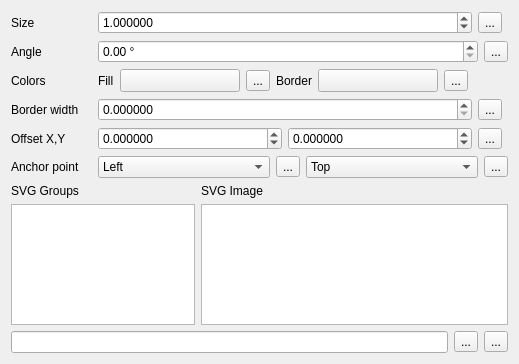
<?xml version="1.0" encoding="UTF-8"?>
<ui version="4.0">
 <class>WidgetSvgMarker</class>
 <widget class="QWidget" name="WidgetSvgMarker">
  <property name="geometry">
   <rect>
    <x>0</x>
    <y>0</y>
    <width>519</width>
    <height>364</height>
   </rect>
  </property>
  <property name="windowTitle">
   <string>Form</string>
  </property>
  <layout class="QGridLayout" name="gridLayout_2">
   <item row="0" column="0" colspan="2">
    <layout class="QGridLayout" name="gridLayout">
     <item row="4" column="1">
      <layout class="QHBoxLayout" name="horizontalLayout_5">
       <item>
        <widget class="QgsDoubleSpinBox" name="mBorderWidthSpinBox">
         <property name="sizePolicy">
          <sizepolicy hsizetype="Minimum" vsizetype="Fixed">
           <horstretch>1</horstretch>
           <verstretch>0</verstretch>
          </sizepolicy>
         </property>
         <property name="decimals">
          <number>6</number>
         </property>
         <property name="singleStep">
          <double>0.200000000000000</double>
         </property>
         <property name="showClearButton" stdset="0">
          <bool>false</bool>
         </property>
        </widget>
       </item>
       <item>
        <widget class="QgsDataDefinedButton" name="mBorderWidthDDBtn">
         <property name="text">
          <string>...</string>
         </property>
        </widget>
       </item>
       <item>
        <widget class="QgsUnitSelectionWidget" name="mBorderWidthUnitWidget" native="true">
         <property name="minimumSize">
          <size>
           <width>0</width>
           <height>0</height>
          </size>
         </property>
        </widget>
       </item>
      </layout>
     </item>
     <item row="3" column="1">
      <layout class="QHBoxLayout" name="horizontalLayout_3">
       <item>
        <widget class="QLabel" name="label_6">
         <property name="sizePolicy">
          <sizepolicy hsizetype="Maximum" vsizetype="Preferred">
           <horstretch>0</horstretch>
           <verstretch>0</verstretch>
          </sizepolicy>
         </property>
         <property name="text">
          <string>Fill</string>
         </property>
        </widget>
       </item>
       <item>
        <widget class="QgsColorButtonV2" name="mChangeColorButton">
         <property name="minimumSize">
          <size>
           <width>120</width>
           <height>0</height>
          </size>
         </property>
         <property name="maximumSize">
          <size>
           <width>120</width>
           <height>16777215</height>
          </size>
         </property>
         <property name="text">
          <string/>
         </property>
        </widget>
       </item>
       <item>
        <widget class="QgsDataDefinedButton" name="mFillColorDDBtn">
         <property name="text">
          <string>...</string>
         </property>
        </widget>
       </item>
       <item>
        <widget class="QLabel" name="mBorderColorLabel">
         <property name="sizePolicy">
          <sizepolicy hsizetype="Maximum" vsizetype="Preferred">
           <horstretch>0</horstretch>
           <verstretch>0</verstretch>
          </sizepolicy>
         </property>
         <property name="text">
          <string>Border</string>
         </property>
        </widget>
       </item>
       <item>
        <widget class="QgsColorButtonV2" name="mChangeBorderColorButton">
         <property name="minimumSize">
          <size>
           <width>120</width>
           <height>0</height>
          </size>
         </property>
         <property name="maximumSize">
          <size>
           <width>120</width>
           <height>16777215</height>
          </size>
         </property>
         <property name="text">
          <string/>
         </property>
        </widget>
       </item>
       <item>
        <widget class="QgsDataDefinedButton" name="mBorderColorDDBtn">
         <property name="text">
          <string>...</string>
         </property>
        </widget>
       </item>
       <item>
        <spacer name="horizontalSpacer">
         <property name="orientation">
          <enum>Qt::Horizontal</enum>
         </property>
         <property name="sizeHint" stdset="0">
          <size>
           <width>40</width>
           <height>20</height>
          </size>
         </property>
        </spacer>
       </item>
      </layout>
     </item>
     <item row="3" column="0">
      <widget class="QLabel" name="mColorLabel">
       <property name="text">
        <string>Colors</string>
       </property>
      </widget>
     </item>
     <item row="6" column="0">
      <widget class="QLabel" name="mAnchorPointLabel">
       <property name="text">
        <string>Anchor point</string>
       </property>
      </widget>
     </item>
     <item row="5" column="1">
      <layout class="QHBoxLayout" name="horizontalLayout">
       <item>
        <widget class="QgsDoubleSpinBox" name="spinOffsetX">
         <property name="sizePolicy">
          <sizepolicy hsizetype="Minimum" vsizetype="Fixed">
           <horstretch>1</horstretch>
           <verstretch>0</verstretch>
          </sizepolicy>
         </property>
         <property name="decimals">
          <number>6</number>
         </property>
         <property name="minimum">
          <double>-100000.000000000000000</double>
         </property>
         <property name="maximum">
          <double>100000.000000000000000</double>
         </property>
         <property name="singleStep">
          <double>0.200000000000000</double>
         </property>
        </widget>
       </item>
       <item>
        <widget class="QgsDoubleSpinBox" name="spinOffsetY">
         <property name="sizePolicy">
          <sizepolicy hsizetype="Minimum" vsizetype="Fixed">
           <horstretch>1</horstretch>
           <verstretch>0</verstretch>
          </sizepolicy>
         </property>
         <property name="decimals">
          <number>6</number>
         </property>
         <property name="minimum">
          <double>-100000.000000000000000</double>
         </property>
         <property name="maximum">
          <double>100000.000000000000000</double>
         </property>
         <property name="singleStep">
          <double>0.200000000000000</double>
         </property>
        </widget>
       </item>
       <item>
        <widget class="QgsDataDefinedButton" name="mOffsetDDBtn">
         <property name="text">
          <string>...</string>
         </property>
        </widget>
       </item>
       <item>
        <widget class="QgsUnitSelectionWidget" name="mOffsetUnitWidget" native="true">
         <property name="minimumSize">
          <size>
           <width>0</width>
           <height>0</height>
          </size>
         </property>
        </widget>
       </item>
      </layout>
     </item>
     <item row="4" column="0">
      <widget class="QLabel" name="mBorderWidthLabel">
       <property name="text">
        <string>Border width</string>
       </property>
      </widget>
     </item>
     <item row="6" column="1">
      <layout class="QHBoxLayout" name="horizontalLayout_6">
       <item>
        <widget class="QComboBox" name="mHorizontalAnchorComboBox">
         <item>
          <property name="text">
           <string>Left</string>
          </property>
         </item>
         <item>
          <property name="text">
           <string>HCenter</string>
          </property>
         </item>
         <item>
          <property name="text">
           <string>Right</string>
          </property>
         </item>
        </widget>
       </item>
       <item>
        <widget class="QgsDataDefinedButton" name="mHorizontalAnchorDDBtn">
         <property name="text">
          <string>...</string>
         </property>
        </widget>
       </item>
       <item>
        <widget class="QComboBox" name="mVerticalAnchorComboBox">
         <item>
          <property name="text">
           <string>Top</string>
          </property>
         </item>
         <item>
          <property name="text">
           <string>VCenter</string>
          </property>
         </item>
         <item>
          <property name="text">
           <string>Bottom</string>
          </property>
         </item>
        </widget>
       </item>
       <item>
        <widget class="QgsDataDefinedButton" name="mVerticalAnchorDDBtn">
         <property name="text">
          <string>...</string>
         </property>
        </widget>
       </item>
      </layout>
     </item>
     <item row="0" column="0">
      <widget class="QLabel" name="label_2">
       <property name="sizePolicy">
        <sizepolicy hsizetype="MinimumExpanding" vsizetype="Preferred">
         <horstretch>0</horstretch>
         <verstretch>0</verstretch>
        </sizepolicy>
       </property>
       <property name="text">
        <string>Size</string>
       </property>
      </widget>
     </item>
     <item row="0" column="1">
      <layout class="QHBoxLayout" name="horizontalLayout_4">
       <item>
        <widget class="QgsDoubleSpinBox" name="spinSize">
         <property name="sizePolicy">
          <sizepolicy hsizetype="MinimumExpanding" vsizetype="Fixed">
           <horstretch>0</horstretch>
           <verstretch>0</verstretch>
          </sizepolicy>
         </property>
         <property name="decimals">
          <number>6</number>
         </property>
         <property name="maximum">
          <double>100000.000000000000000</double>
         </property>
         <property name="singleStep">
          <double>0.200000000000000</double>
         </property>
         <property name="value">
          <double>1.000000000000000</double>
         </property>
         <property name="showClearButton" stdset="0">
          <bool>false</bool>
         </property>
        </widget>
       </item>
       <item>
        <widget class="QgsDataDefinedButton" name="mSizeDDBtn">
         <property name="text">
          <string>...</string>
         </property>
        </widget>
       </item>
       <item>
        <widget class="QgsUnitSelectionWidget" name="mSizeUnitWidget" native="true">
         <property name="minimumSize">
          <size>
           <width>0</width>
           <height>0</height>
          </size>
         </property>
        </widget>
       </item>
      </layout>
     </item>
     <item row="5" column="0">
      <widget class="QLabel" name="label_4">
       <property name="text">
        <string>Offset X,Y</string>
       </property>
      </widget>
     </item>
     <item row="1" column="1">
      <layout class="QHBoxLayout" name="horizontalLayout_7">
       <item>
        <widget class="QgsDoubleSpinBox" name="spinAngle">
         <property name="suffix">
          <string> °</string>
         </property>
         <property name="decimals">
          <number>2</number>
         </property>
         <property name="maximum">
          <double>360.000000000000000</double>
         </property>
         <property name="singleStep">
          <double>0.500000000000000</double>
         </property>
        </widget>
       </item>
       <item>
        <widget class="QgsDataDefinedButton" name="mAngleDDBtn">
         <property name="text">
          <string>...</string>
         </property>
        </widget>
       </item>
      </layout>
     </item>
     <item row="1" column="0">
      <widget class="QLabel" name="label_3">
       <property name="text">
        <string>Angle</string>
       </property>
      </widget>
     </item>
    </layout>
   </item>
   <item row="1" column="0">
    <widget class="QLabel" name="label_5">
     <property name="text">
      <string>SVG Groups</string>
     </property>
    </widget>
   </item>
   <item row="1" column="1">
    <widget class="QLabel" name="label">
     <property name="text">
      <string>SVG Image</string>
     </property>
    </widget>
   </item>
   <item row="2" column="0">
    <widget class="QTreeView" name="viewGroups">
     <property name="sizePolicy">
      <sizepolicy hsizetype="Expanding" vsizetype="Expanding">
       <horstretch>3</horstretch>
       <verstretch>1</verstretch>
      </sizepolicy>
     </property>
    </widget>
   </item>
   <item row="2" column="1">
    <widget class="QListView" name="viewImages">
     <property name="sizePolicy">
      <sizepolicy hsizetype="Expanding" vsizetype="Expanding">
       <horstretch>5</horstretch>
       <verstretch>1</verstretch>
      </sizepolicy>
     </property>
     <property name="editTriggers">
      <set>QAbstractItemView::NoEditTriggers</set>
     </property>
     <property name="iconSize">
      <size>
       <width>32</width>
       <height>32</height>
      </size>
     </property>
     <property name="movement">
      <enum>QListView::Static</enum>
     </property>
     <property name="resizeMode">
      <enum>QListView::Adjust</enum>
     </property>
     <property name="layoutMode">
      <enum>QListView::Batched</enum>
     </property>
     <property name="spacing">
      <number>2</number>
     </property>
     <property name="gridSize">
      <size>
       <width>36</width>
       <height>36</height>
      </size>
     </property>
     <property name="viewMode">
      <enum>QListView::IconMode</enum>
     </property>
     <property name="uniformItemSizes">
      <bool>true</bool>
     </property>
     <property name="wordWrap">
      <bool>true</bool>
     </property>
    </widget>
   </item>
   <item row="3" column="0" colspan="2">
    <layout class="QHBoxLayout" name="horizontalLayout_2">
     <item>
      <widget class="QLineEdit" name="mFileLineEdit"/>
     </item>
     <item>
      <widget class="QToolButton" name="mFileToolButton">
       <property name="text">
        <string>...</string>
       </property>
      </widget>
     </item>
     <item>
      <widget class="QgsDataDefinedButton" name="mFilenameDDBtn">
       <property name="text">
        <string>...</string>
       </property>
      </widget>
     </item>
    </layout>
   </item>
  </layout>
 </widget>
 <customwidgets>
  <customwidget>
   <class>QgsColorButtonV2</class>
   <extends>QToolButton</extends>
   <header>qgscolorbuttonv2.h</header>
   <container>1</container>
  </customwidget>
  <customwidget>
   <class>QgsDoubleSpinBox</class>
   <extends>QDoubleSpinBox</extends>
   <header>qgsdoublespinbox.h</header>
  </customwidget>
  <customwidget>
   <class>QgsUnitSelectionWidget</class>
   <extends>QWidget</extends>
   <header>qgsunitselectionwidget.h</header>
   <container>1</container>
  </customwidget>
  <customwidget>
   <class>QgsDataDefinedButton</class>
   <extends>QToolButton</extends>
   <header>qgsdatadefinedbutton.h</header>
  </customwidget>
 </customwidgets>
 <tabstops>
  <tabstop>spinSize</tabstop>
  <tabstop>mSizeDDBtn</tabstop>
  <tabstop>spinAngle</tabstop>
  <tabstop>mAngleDDBtn</tabstop>
  <tabstop>mChangeColorButton</tabstop>
  <tabstop>mFillColorDDBtn</tabstop>
  <tabstop>mChangeBorderColorButton</tabstop>
  <tabstop>mBorderColorDDBtn</tabstop>
  <tabstop>mBorderWidthSpinBox</tabstop>
  <tabstop>mBorderWidthDDBtn</tabstop>
  <tabstop>spinOffsetX</tabstop>
  <tabstop>spinOffsetY</tabstop>
  <tabstop>mOffsetDDBtn</tabstop>
  <tabstop>mHorizontalAnchorComboBox</tabstop>
  <tabstop>mHorizontalAnchorDDBtn</tabstop>
  <tabstop>mVerticalAnchorComboBox</tabstop>
  <tabstop>mVerticalAnchorDDBtn</tabstop>
  <tabstop>viewGroups</tabstop>
  <tabstop>viewImages</tabstop>
  <tabstop>mFileLineEdit</tabstop>
  <tabstop>mFileToolButton</tabstop>
  <tabstop>mFilenameDDBtn</tabstop>
 </tabstops>
 <resources/>
 <connections/>
</ui>
